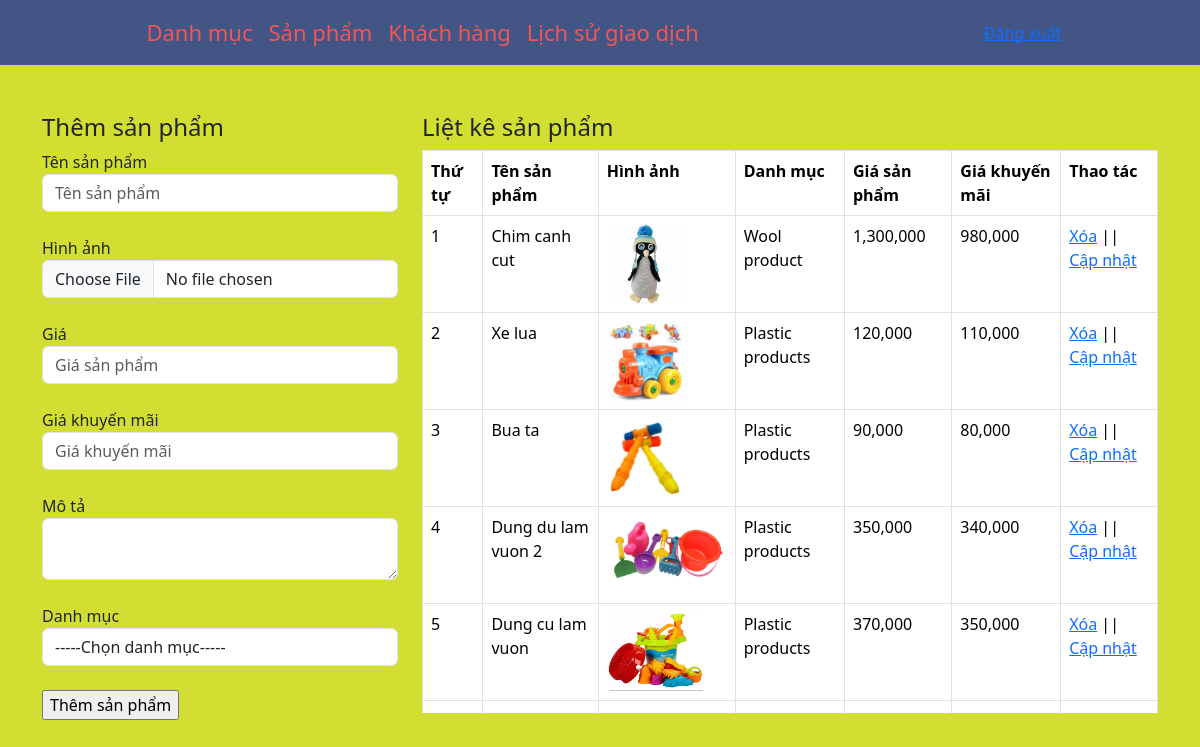
Screenshot of /admin/xulysanpham.php with the database file from the repository.
### tables this page shows
CREATE TABLE IF NOT EXISTS `product` (
  `product_id` int NOT NULL AUTO_INCREMENT,
  `category_id` int NOT NULL,
  `title` varchar(100) NOT NULL,
  `price` float NOT NULL,
  `discount` float NOT NULL,
  `thumbnail` varchar(100) NOT NULL,
  `description` varchar(100) NOT NULL,
  `quantity` int NOT NULL,
  PRIMARY KEY (`product_id`),
  KEY `category_id` (`category_id`)
);

CREATE TABLE IF NOT EXISTS `category` (
  `category_id` int NOT NULL AUTO_INCREMENT,
  `category_name` varchar(100) NOT NULL,
  `img` varchar(100) NOT NULL,
  PRIMARY KEY (`category_id`)
);

### admin/xulysanpham.php (the view, shortened to what this page needs)
<?php
include('../database/connect.php');
?>
<!DOCTYPE html>
<html lang="en">
<head>
    <link href="../assets/css/boostrap.css" rel="stylesheet" type="text/css" media="all" />
</head>
<body style="background-color:#D2DE32">
    <nav class="navbar navbar-expand-lg navbar-light bg-light">
        <div class="collapse navbar-collapse" id="navbarNav">
            <ul class="navbar-nav">
                <li class="nav-item">
                    <a class="nav-link" href="xulydanhmuc.php">Danh mục</a>
                </li>
                <li class="nav-item">
                    <a class="nav-link" href="xulysanpham.php">Sản phẩm</a>
                </li>
                <li class="nav-item">
                    <a class="nav-link" href="thongtinkhachhang.php">Khách hàng</a>
                </li>
                <li class="nav-item">
                    <a class="nav-link" href="lichsugiaodich.php">Lịch sử giao dịch</a>
                </li>
            </ul>
            <div style="text-align:right">
                <a href="../include/login.php">Đăng xuất</a>
            </div>
        </div>
    </nav><br><br>
    <div class="container">
        <div class="row">
            <?php
            if (isset($_GET['quanly']) && $_GET['quanly'] == 'capnhat') {
                $id_capnhat = $_GET['capnhat_id'];
                $sql_capnhat = mysqli_query($connect, "SELECT * FROM product WHERE product_id='$id_capnhat'");
                $row_capnhat = mysqli_fetch_array($sql_capnhat);
                $id_category_1 = $row_capnhat['category_id'];
            ?>
            <div class="col-md-4">
                <h4>Cập nhật sản phẩm</h4>
                <form action="" method="POST" enctype="multipart/form-data">
                    <label>Tên sản phẩm</label>
                    <input type="text" class="form-control" name="tensanpham" value="<?php echo $row_capnhat['title'] ?>"><br>
                    <input type="hidden" class="form-control" name="id_update" value="<?php echo $row_capnhat['product_id'] ?>">
                    <label>Hình ảnh</label>
                    <input type="file" class="form-control" name="hinhanh"><br>
                    <img src="../uploads/<?php echo $row_capnhat['thumbnail'] ?>" height="80" width="80"><br>
                    <label>Giá</label>
                    <input type="text" class="form-control" name="giasanpham" value="<?php echo $row_capnhat['price'] ?>"><br>
                    <label>Giá khuyến mãi</label>
                    <input type="text" class="form-control" name="giakhuyenmai" value="<?php echo $row_capnhat['discount'] ?>"><br>
                    <label>Mô tả</label>
                    <textarea class="form-control" rows="10" name="mota"><?php echo $row_capnhat['description'] ?></textarea><br>
                    <label>Danh mục</label>
                    <?php
                    $sql_danhmuc = mysqli_query($connect, "SELECT * FROM category ORDER BY category_id DESC");
                    ?>
                    <select name="danhmuc" class="form-control">
                        <option value="0">-----Chọn danh mục-----</option>
                        <?php
                        while ($row_danhmuc = mysqli_fetch_array($sql_danhmuc)) {
                            if ($id_category_1 == $row_danhmuc['category_id']) {
                        ?>
                        <option selected value="<?php echo $row_danhmuc['category_id'] ?>">
                            <?php echo $row_danhmuc['category_name'] ?>
                        </option>
                        <?php
                            } else {
                        ?>
                        <option value="<?php echo $row_danhmuc['category_id'] ?>">
                            <?php echo $row_danhmuc['category_name'] ?>
                        </option>
                        <?php
                            }
                        }
                        ?>
                    </select><br>
                    <input style="background-color:blue" type="submit" name="capnhatsanpham" value="Cập nhật sản phẩm" class="btn btn-default">
                </form>
            </div>
            <?php
            } else {
            ?>
            <div class="col-md-4">
                <h4>Thêm sản phẩm</h4>
                <form action="" method="POST" enctype="multipart/form-data">
                    <label>Tên sản phẩm</label>
                    <input type="text" class="form-control" name="tensanpham" placeholder="Tên sản phẩm"><br>
                    <label>Hình ảnh</label>
                    <input type="file" class="form-control" name="hinhanh"><br>
                    <label>Giá</label>
                    <input type="text" class="form-control" name="giasanpham" placeholder="Giá sản phẩm"><br>
                    <label>Giá khuyến mãi</label>
                    <input type="text" class="form-control" name="giakhuyenmai" placeholder="Giá khuyến mãi"><br>
                    <label>Mô tả</label>
                    <textarea class="form-control" name="mota"></textarea><br>
                    <label>Danh mục</label>
                    <select name="danhmuc" class="form-control">
                        <option value="0">-----Chọn danh mục-----</option>
                    </select><br>
                    <input type="submit" name="themsanpham" value="Thêm sản phẩm">
                </form>
            </div>
            <?php
            }
            ?>
            <div class="col-md-8" style="max-height:600px;overflow-y: scroll;">
                <h4>Liệt kê sản phẩm</h4>
                <?php
                $sql_select_sp = mysqli_query($connect, "SELECT * FROM product, category WHERE product.category_id=category.category_id ORDER BY product.product_id DESC");
                ?>
                <table class="table table-bordered ">
                    <tr>
                        <th>Thứ tự</th>
                        <th>Tên sản phẩm</th>
                        <th>Hình ảnh</th>
                        <th>Danh mục</th>
                        <th>Giá sản phẩm</th>
                        <th>Giá khuyến mãi</th>
                        <th>Thao tác</th>
                    </tr>
                    <?php
                    $i = 0;
                    while ($row_sp = mysqli_fetch_array($sql_select_sp)) {
                        $i++;
                    ?>
                    <tr>
                        <td><?php echo $i ?></td>
                        <td><?php echo $row_sp['title'] ?></td>
                        <td><img src="../assets/img/<?php echo $row_sp['thumbnail'] ?>" height="80" width="auto"></td>
                        <td><?php echo $row_sp['category_name'] ?></td>
                        <td><?php echo number_format($row_sp['price']) ?></td>
                        <td><?php echo number_format($row_sp['discount']) ?></td>
                        <td><a href="?xoa=<?php echo $row_sp['product_id'] ?>">Xóa</a> || <a
                                href="xulysanpham.php?quanly=capnhat&capnhat_id=<?php echo $row_sp['product_id'] ?>">Cập nhật</a></td>
                    </tr>
                    <?php
                    }
                    ?>
                </table>
            </div>
        </div>
    </div>
</body>
</html>

### rows the page displays
product: title "Chim canh cut", thumbnail (picture), category.category_name "Wool product", price "1,300,000", discount "980,000"
product: title "Xe lua", thumbnail (picture), category.category_name "Plastic products", price "120,000", discount "110,000"
product: title "Bua ta", thumbnail (picture), category.category_name "Plastic products", price "90,000", discount "80,000"
product: title "Dung du lam vuon 2", thumbnail (picture), category.category_name "Plastic products", price "350,000", discount "340,000"
product: title "Dung cu lam vuon", thumbnail (picture), category.category_name "Plastic products", price "370,000", discount "350,000"
product: thumbnail (picture)
